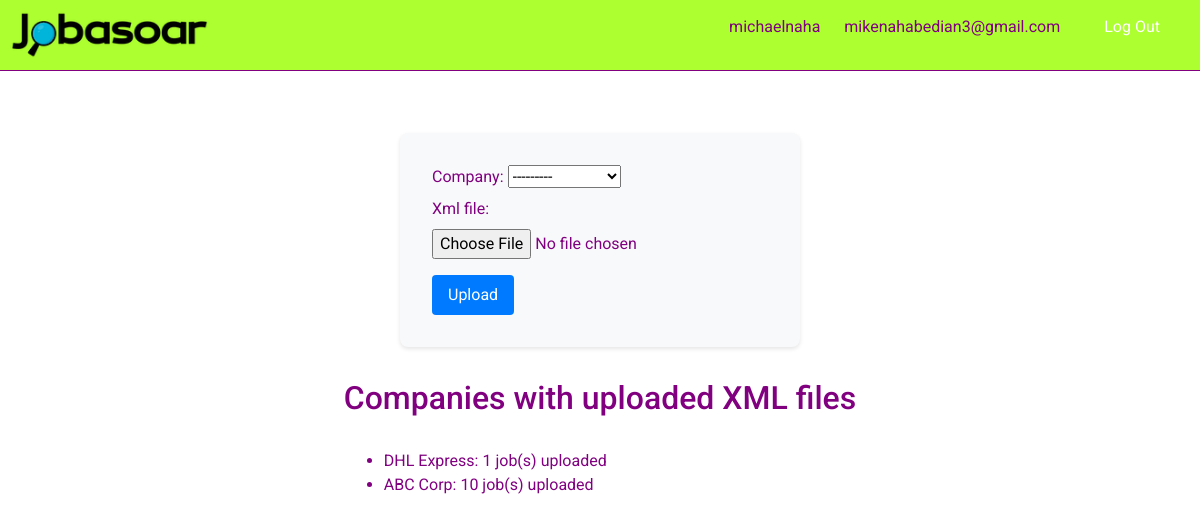
/upload_xml/ (signed in), run on the app's committed database.
### core/models.py (models this page shows)
class Company(models.Model):
    name = models.CharField(max_length=255)
    created_at = models.DateTimeField(auto_now_add=True)
    xml_file = models.FileField(upload_to='xmls/', null=True, blank=True)
    def __str__(self):
        return self.name

### core/views.py (the view)
# urls.py: path('upload_xml/', views.upload_xml, name='upload_xml'),
def upload_xml(request):
    if request.method == 'POST':
        form = XMLUploadForm(request.POST, request.FILES)
        if form.is_valid():
            company = form.cleaned_data.get('company')
            parse_xml(request.FILES['xml_file'], company)
            return redirect('job_list')
    else:
        form = XMLUploadForm()
    companies_with_jobs = Company.objects.annotate(job_count=models.Count('job'))
    return render(request, 'core/upload_xml.html', {'form': form, 'companies_with_jobs': companies_with_jobs})

### core/forms.py
class XMLUploadForm(forms.Form):
    xml_file = forms.FileField()
    company = forms.ModelChoiceField(queryset=Company.objects.all())

### core/templates/core/upload_xml.html (shortened to what this page needs)
{% extends 'base.html' %}
{% block content %}
<div class="container">
    <div class="form-container">
        <form method="post" enctype="multipart/form-data">
            <div>
                {{ form.company.label_tag }} {{ form.company }}
            </div>
            <div>
                {{ form.xml_file.label_tag }} {{ form.xml_file }}
            </div>
            <button type="submit">Upload</button>
        </form>
    </div>
    {% if companies_with_jobs %}
        <div class="companies-list">
            <h2>Companies with uploaded XML files</h2>
            <ul>
                {% for company in companies_with_jobs %}
                    {% if company.job_count > 0 %}
                        <li>{{ company.name }}: {{ company.job_count }} job(s) uploaded</li>
                    {% endif %}
                {% endfor %}
            </ul>
        </div>
    {% endif %}
</div>
{% endblock %}

### core/templates/base.html (shortened to what this page needs)
<!DOCTYPE html>
<html>
{% load static %}
<head>
  <link rel="stylesheet" href="https://cdn.jsdelivr.net/npm/bootstrap@4.6.0/dist/css/bootstrap.min.css">
</head>
<body>
  <header>
    <a href="/">
      <img src="{% static 'logo.png' %}" alt="Logo" style="height: 50px;">
    </a>
    <nav>
      <ul>
        {% if request.user.is_authenticated %}
          <li style="display: inline; margin: 0 10px;">{{ request.user.username }}</li>
          <li style="display: inline; margin: 0 10px;">{{ request.user.email }}</li>
          <li style="display: inline; margin: 0 10px;"><a href="{% url 'logout' %}" style="color: white;">Log Out</a></li>
        {% else %}
          <li><a href="{% url 'login' %}" class="purple">Log In</a></li>
          {% endif %}
      </ul>
    </nav>
  </header>
  <main>
    {% block content %}{% endblock %}
  </main>
</body>
</html>

### core/templates/base.html (style rules this page uses)
body, html { background-color: white; color: purple; font-family: 'Roboto', sans-serif; }
header { display: flex; justify-content: space-between; align-items: center; border-bottom: 1px solid purple; padding: 10px; background-color: greenyellow; }
header nav ul { list-style-type: none; padding: 0; }
header nav ul li { display: inline; margin: 0 10px; }
header nav ul li a { color: white; padding: 10px 20px; border-radius: 5px; text-decoration: none; }
main { margin-top: 20px; padding: 10px; }
a { color: purple; }

### core/templates/core/upload_xml.html (style rules this page uses)
.container { display: flex; flex-direction: column; align-items: center; margin-top: 2em; }
.form-container { background-color: #f8f9fa; padding: 2em; border-radius: 8px; box-shadow: 0 2px 4px rgba(0, 0, 0, 0.1); max-width: 400px; width: 100%; }
.form-container form { display: flex; flex-direction: column; align-items: flex-start; }
.form-container button { padding: 0.5em 1em; margin-top: 1em; border: none; border-radius: 4px; background-color: #007bff; color: #fff; cursor: pointer; }
.companies-list { margin-top: 2em; }
.companies-list h2 { margin-bottom: 1em; }

### data on the page
Company: name "DHL Express", job_count "1"
Company: name "ABC Corp", job_count "10"

### other printed values
{{ request.user.username }} "michaelnaha"
{{ request.user.email }} "mikenahabedian3@gmail.com"
